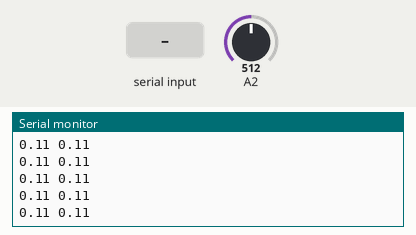
Recording of a sketch running on a simulated Arduino Uno, built with avr-gcc and run on an emulated ATmega328P. Shown: the last lines printed to the serial monitor. The inputs (shaded band) are chosen by the test bench; at power-on: A2 = 512.

Above: at 1.2 s.
1.3 s: A2 set to 716
At 1.32 s:
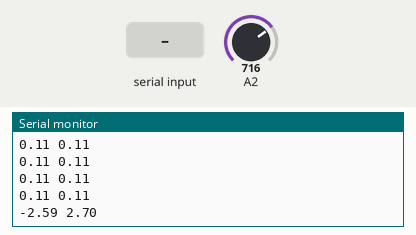
2.8 s: "1" received over Serial
At 2.93 s:
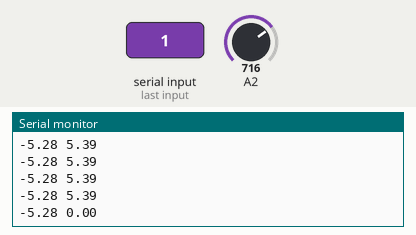
4.3 s: A2 set to 900
At 4.34 s:
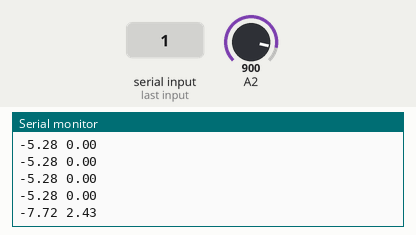
5.8 s: "0" received over Serial
At 5.96 s:
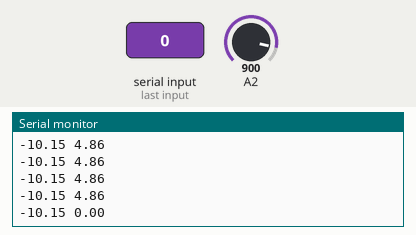
Timing chart, 0 to 8.8 s (numbered marks = the images above; inputs shaded):
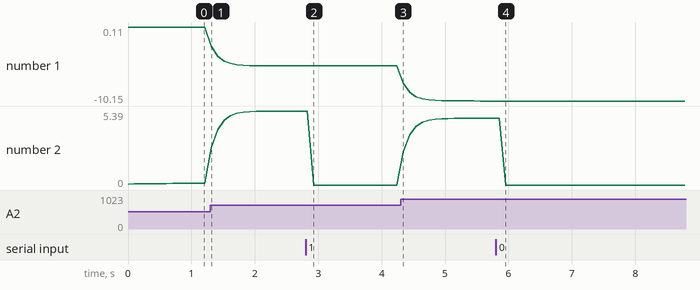

The sketch:

acs712_121.ino
```cpp
float amps = 0;
float maxAmps = 0;
float minAmps = 0;
float lastAmps = 0;
float noise = 0;

void setup() {
Serial.begin(9600);
}

void loop() {
amps = (516 - analogRead(A2)) * 27.03 / 1023;
amps = (amps + lastAmps) / 2;
lastAmps = amps;
maxAmps = max(maxAmps, amps);
minAmps = min(minAmps, amps);
noise = maxAmps - minAmps;
Serial.print(amps);
Serial.print(" ");
Serial.println(noise);
if (Serial.read() != -1) {maxAmps = amps; minAmps = amps;}
delay(100);
}


/*

https://www.youtube.com/watch?v=UF5jrnXvTlM

http://youtu.be/UF5jrnXvTlM
Using the ACS712 current sensor to measure current in a circuit. Benefits are that it can measure current in the high side of the circuit, adds just 1.2 milliohms to the cuicuit to be measured and includes all the amplification electronics on chip.

float amps = 0;
float maxAmps = 0;
float minAmps = 0;
float lastAmps = 0;
float noise = 0;

void setup() {
Serial.begin(9600);
}

void loop() {
amps = (516 - analogRead(A0)) * 27.03 / 1023;
amps = (amps + lastAmps) / 2;
lastAmps = amps;
maxAmps = max(maxAmps, amps);
minAmps = min(minAmps, amps);
noise = maxAmps - minAmps;
Serial.print(amps);
Serial.print(" ");
Serial.println(noise);
if (Serial.read() != -1) {maxAmps = amps; minAmps = amps;}
delay(100);
}

*/
```

Measured:
- after the input at 1.3 s, the serial monitor: prints a new line at once (image 1)
- after the input at 2.8 s, the serial monitor: prints a new line after 0.13 s (image 2)
- after the input at 4.3 s, the serial monitor: prints a new line at once (image 3)
- after the input at 5.8 s, the serial monitor: prints a new line after 0.16 s (image 4)
- plotted number 1: 0.11 → -5.28 after the input at 1.3 s, -5.28 → -10.15 after the input at 4.3 s
- plotted number 2: 0.11 → 5.39 after the input at 1.3 s, 5.39 → 0 after the input at 2.8 s, 0 → 4.86 after the input at 4.3 s
